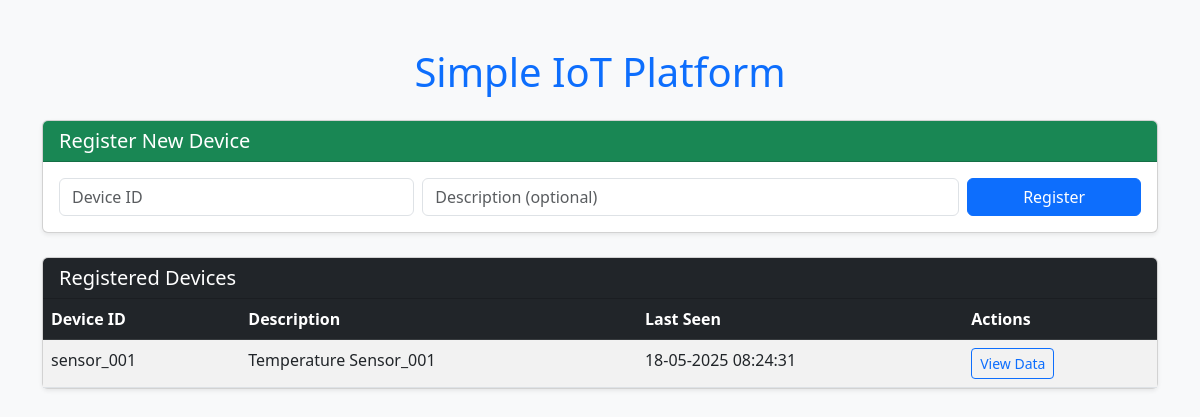
The page / on the database its author committed.
### main.py (models this page shows)
class Device(db.Model):
    device_id = db.Column(db.String(50), unique=True, nullable=False, primary_key=True)
    description = db.Column(db.String(200), nullable=True)
    sensordatas = db.relationship('SensorData', back_populates="device")

class SensorData(db.Model):
    id = db.Column(db.Integer, primary_key=True)
    device_id = db.Column(db.ForeignKey('device.device_id'), nullable=False)
    data = db.Column(db.Text, nullable=False)
    timestamp = db.Column(db.DateTime, nullable=False, default=datetime.utcnow)
    device = db.relationship('Device', back_populates="sensordatas")

### main.py (the view)
@app.route('/')
def test():
    devices = Device.query.join(SensorData).order_by(SensorData.timestamp).all()
    return render_template('index.html', devices=devices, parse_time=parse_time)

### main.py (called while the page is built)
def parse_time(time):
    return time.strftime('%d-%m-%Y %H:%M:%S')

### templates/index.html (shortened to what this page needs)
<!DOCTYPE html>
<html lang="en">
<head>
    <link href="https://cdn.jsdelivr.net/npm/bootstrap@5.3.0/dist/css/bootstrap.min.css" rel="stylesheet">
</head>
<body class="bg-light">
    <div class="container py-5">
        <h1 class="mb-4 text-center text-primary">Simple IoT Platform</h1>
        <div class="card mb-4 shadow-sm">
            <div class="card-header bg-success text-white">
                <h5 class="mb-0">Register New Device</h5>
            </div>
            <div class="card-body">
                <form method="POST" action="{{ url_for('register_device_ui') }}">
                    <div class="row g-2 align-items-center">
                        <div class="col-md-4">
                            <input type="text" class="form-control" name="device_id" placeholder="Device ID" required>
                        </div>
                        <div class="col-md-6">
                            <input type="text" class="form-control" name="description" placeholder="Description (optional)">
                        </div>
                        <div class="col-md-2">
                            <button type="submit" class="btn btn-primary w-100">Register</button>
                        </div>
                    </div>
                </form>
            </div>
        </div>
        <div class="card shadow-sm">
            <div class="card-header bg-dark text-white">
                <h5 class="mb-0">Registered Devices</h5>
            </div>
            <div class="card-body p-0">
                <table class="table table-striped table-hover mb-0">
                    <thead class="table-dark">
                        <tr>
                            <th scope="col">Device ID</th>
                            <th scope="col">Description</th>
                            <th scope="col">Last Seen</th>
                            <th scope="col">Actions</th>
                        </tr>
                    </thead>
                    <tbody>
                    {% for device in devices %}
                        <tr>
                            <td>{{ device.device_id }}</td>
                            <td>{{ device.description or 'N/A' }}</td>
                            <td>
                                {% if device.sensordatas %}
                                    {{ parse_time(device.sensordatas[0].timestamp) }}
                                {% else %}
                                    No data
                                {% endif %}
                            </td>
                            <td>
                                <a href="{{ url_for('device', device_id=device.device_id) }}" class="btn btn-sm btn-outline-primary">View Data</a>
                            </td>
                        </tr>
                    {% endfor %}
                    </tbody>
                </table>
            </div>
        </div>
    </div>
</body>
</html>

### rows shown on the page
Device: device_id "sensor_001", description "Temperature Sensor_001"
SensorData: timestamp "18-05-2025 08:24:31"
